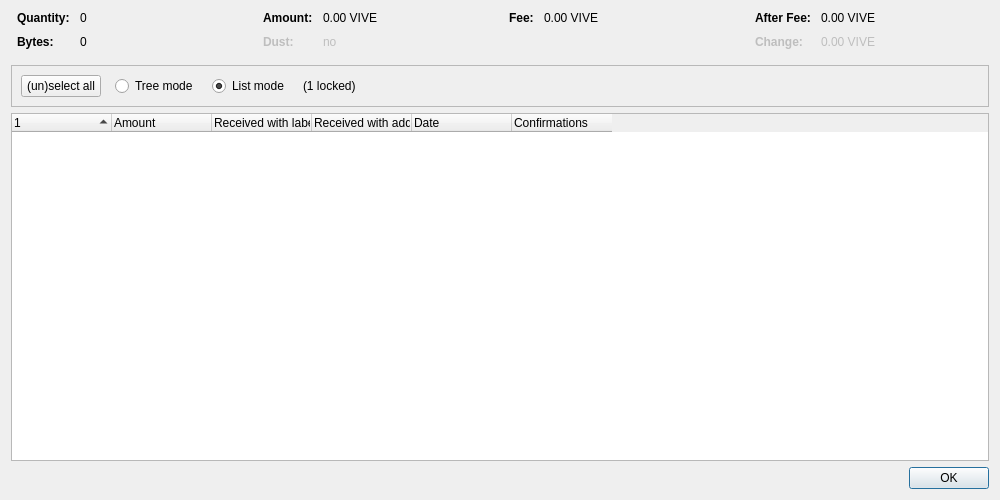
<?xml version="1.0" encoding="UTF-8"?>
<ui version="4.0">
 <class>CoinControlDialog</class>
 <widget class="QDialog" name="CoinControlDialog">
  <property name="geometry">
   <rect>
    <x>0</x>
    <y>0</y>
    <width>1000</width>
    <height>500</height>
   </rect>
  </property>
  <property name="windowTitle">
   <string>Coin Selection</string>
  </property>
  <layout class="QVBoxLayout" name="verticalLayout">
   <item>
    <layout class="QHBoxLayout" name="horizontalLayoutTop" stretch="0,0,0,0">
     <property name="topMargin">
      <number>0</number>
     </property>
     <property name="bottomMargin">
      <number>10</number>
     </property>
     <item>
      <layout class="QFormLayout" name="formLayoutCoinControl1">
       <property name="horizontalSpacing">
        <number>10</number>
       </property>
       <property name="verticalSpacing">
        <number>10</number>
       </property>
       <property name="leftMargin">
        <number>6</number>
       </property>
       <property name="rightMargin">
        <number>6</number>
       </property>
       <item row="0" column="0">
        <widget class="QLabel" name="labelCoinControlQuantityText">
         <property name="font">
          <font>
           <weight>75</weight>
           <bold>true</bold>
          </font>
         </property>
         <property name="text">
          <string>Quantity:</string>
         </property>
        </widget>
       </item>
       <item row="0" column="1">
        <widget class="QLabel" name="labelCoinControlQuantity">
         <property name="cursor">
          <cursorShape>IBeamCursor</cursorShape>
         </property>
         <property name="contextMenuPolicy">
          <enum>Qt::ActionsContextMenu</enum>
         </property>
         <property name="text">
          <string notr="true">0</string>
         </property>
         <property name="textInteractionFlags">
          <set>Qt::LinksAccessibleByMouse|Qt::TextSelectableByKeyboard|Qt::TextSelectableByMouse</set>
         </property>
        </widget>
       </item>
       <item row="1" column="0">
        <widget class="QLabel" name="labelCoinControlBytesText">
         <property name="font">
          <font>
           <weight>75</weight>
           <bold>true</bold>
          </font>
         </property>
         <property name="text">
          <string>Bytes:</string>
         </property>
        </widget>
       </item>
       <item row="1" column="1">
        <widget class="QLabel" name="labelCoinControlBytes">
         <property name="cursor">
          <cursorShape>IBeamCursor</cursorShape>
         </property>
         <property name="contextMenuPolicy">
          <enum>Qt::ActionsContextMenu</enum>
         </property>
         <property name="text">
          <string notr="true">0</string>
         </property>
         <property name="textInteractionFlags">
          <set>Qt::LinksAccessibleByMouse|Qt::TextSelectableByKeyboard|Qt::TextSelectableByMouse</set>
         </property>
        </widget>
       </item>
      </layout>
     </item>
     <item>
      <layout class="QFormLayout" name="formLayoutCoinControl2">
       <property name="horizontalSpacing">
        <number>10</number>
       </property>
       <property name="verticalSpacing">
        <number>10</number>
       </property>
       <property name="leftMargin">
        <number>6</number>
       </property>
       <property name="rightMargin">
        <number>6</number>
       </property>
       <item row="0" column="0">
        <widget class="QLabel" name="labelCoinControlAmountText">
         <property name="font">
          <font>
           <weight>75</weight>
           <bold>true</bold>
          </font>
         </property>
         <property name="text">
          <string>Amount:</string>
         </property>
        </widget>
       </item>
       <item row="0" column="1">
        <widget class="QLabel" name="labelCoinControlAmount">
         <property name="cursor">
          <cursorShape>IBeamCursor</cursorShape>
         </property>
         <property name="contextMenuPolicy">
          <enum>Qt::ActionsContextMenu</enum>
         </property>
         <property name="text">
          <string notr="true">0.00 VIVE</string>
         </property>
         <property name="textInteractionFlags">
          <set>Qt::LinksAccessibleByMouse|Qt::TextSelectableByKeyboard|Qt::TextSelectableByMouse</set>
         </property>
        </widget>
       </item>
       <item row="1" column="0">
        <widget class="QLabel" name="labelCoinControlLowOutputText">
         <property name="enabled">
          <bool>false</bool>
         </property>
         <property name="font">
          <font>
           <weight>75</weight>
           <bold>true</bold>
          </font>
         </property>
         <property name="text">
          <string>Dust:</string>
         </property>
        </widget>
       </item>
       <item row="1" column="1">
        <widget class="QLabel" name="labelCoinControlLowOutput">
         <property name="enabled">
          <bool>false</bool>
         </property>
         <property name="cursor">
          <cursorShape>IBeamCursor</cursorShape>
         </property>
         <property name="contextMenuPolicy">
          <enum>Qt::ActionsContextMenu</enum>
         </property>
         <property name="text">
          <string notr="true">no</string>
         </property>
         <property name="textInteractionFlags">
          <set>Qt::LinksAccessibleByMouse|Qt::TextSelectableByKeyboard|Qt::TextSelectableByMouse</set>
         </property>
        </widget>
       </item>
      </layout>
     </item>
     <item>
      <layout class="QFormLayout" name="formLayoutCoinControl3">
       <property name="horizontalSpacing">
        <number>10</number>
       </property>
       <property name="verticalSpacing">
        <number>10</number>
       </property>
       <property name="leftMargin">
        <number>6</number>
       </property>
       <property name="rightMargin">
        <number>6</number>
       </property>
       <item row="0" column="0">
        <widget class="QLabel" name="labelCoinControlFeeText">
         <property name="font">
          <font>
           <weight>75</weight>
           <bold>true</bold>
          </font>
         </property>
         <property name="text">
          <string>Fee:</string>
         </property>
        </widget>
       </item>
       <item row="0" column="1">
        <widget class="QLabel" name="labelCoinControlFee">
         <property name="cursor">
          <cursorShape>IBeamCursor</cursorShape>
         </property>
         <property name="contextMenuPolicy">
          <enum>Qt::ActionsContextMenu</enum>
         </property>
         <property name="text">
          <string notr="true">0.00 VIVE</string>
         </property>
         <property name="textInteractionFlags">
          <set>Qt::LinksAccessibleByMouse|Qt::TextSelectableByKeyboard|Qt::TextSelectableByMouse</set>
         </property>
        </widget>
       </item>
      </layout>
     </item>
     <item>
      <layout class="QFormLayout" name="formLayoutCoinControl4">
       <property name="horizontalSpacing">
        <number>10</number>
       </property>
       <property name="verticalSpacing">
        <number>10</number>
       </property>
       <property name="leftMargin">
        <number>6</number>
       </property>
       <property name="rightMargin">
        <number>6</number>
       </property>
       <item row="0" column="0">
        <widget class="QLabel" name="labelCoinControlAfterFeeText">
         <property name="font">
          <font>
           <weight>75</weight>
           <bold>true</bold>
          </font>
         </property>
         <property name="text">
          <string>After Fee:</string>
         </property>
        </widget>
       </item>
       <item row="0" column="1">
        <widget class="QLabel" name="labelCoinControlAfterFee">
         <property name="cursor">
          <cursorShape>IBeamCursor</cursorShape>
         </property>
         <property name="contextMenuPolicy">
          <enum>Qt::ActionsContextMenu</enum>
         </property>
         <property name="text">
          <string notr="true">0.00 VIVE</string>
         </property>
         <property name="textInteractionFlags">
          <set>Qt::LinksAccessibleByMouse|Qt::TextSelectableByKeyboard|Qt::TextSelectableByMouse</set>
         </property>
        </widget>
       </item>
       <item row="1" column="0">
        <widget class="QLabel" name="labelCoinControlChangeText">
         <property name="enabled">
          <bool>false</bool>
         </property>
         <property name="font">
          <font>
           <weight>75</weight>
           <bold>true</bold>
          </font>
         </property>
         <property name="text">
          <string>Change:</string>
         </property>
        </widget>
       </item>
       <item row="1" column="1">
        <widget class="QLabel" name="labelCoinControlChange">
         <property name="enabled">
          <bool>false</bool>
         </property>
         <property name="cursor">
          <cursorShape>IBeamCursor</cursorShape>
         </property>
         <property name="contextMenuPolicy">
          <enum>Qt::ActionsContextMenu</enum>
         </property>
         <property name="text">
          <string notr="true">0.00 VIVE</string>
         </property>
         <property name="textInteractionFlags">
          <set>Qt::LinksAccessibleByMouse|Qt::TextSelectableByKeyboard|Qt::TextSelectableByMouse</set>
         </property>
        </widget>
       </item>
      </layout>
     </item>
    </layout>
   </item>
   <item>
    <widget class="QFrame" name="frame">
     <property name="minimumSize">
      <size>
       <width>0</width>
       <height>40</height>
      </size>
     </property>
     <property name="frameShape">
      <enum>QFrame::StyledPanel</enum>
     </property>
     <property name="frameShadow">
      <enum>QFrame::Sunken</enum>
     </property>
     <layout class="QHBoxLayout" name="horizontalLayout">
      <item>
       <layout class="QHBoxLayout" name="horizontalLayoutPanel" stretch="0,0,0,0,0">
        <property name="spacing">
         <number>14</number>
        </property>
        <item>
         <widget class="QPushButton" name="pushButtonSelectAll">
          <property name="sizePolicy">
           <sizepolicy hsizetype="Maximum" vsizetype="Fixed">
            <horstretch>0</horstretch>
            <verstretch>0</verstretch>
           </sizepolicy>
          </property>
          <property name="text">
           <string>(un)select all</string>
          </property>
          <property name="autoDefault">
           <bool>false</bool>
          </property>
         </widget>
        </item>
        <item>
         <widget class="QRadioButton" name="radioTreeMode">
          <property name="sizePolicy">
           <sizepolicy hsizetype="Maximum" vsizetype="Fixed">
            <horstretch>0</horstretch>
            <verstretch>0</verstretch>
           </sizepolicy>
          </property>
          <property name="text">
           <string>Tree mode</string>
          </property>
         </widget>
        </item>
        <item>
         <widget class="QRadioButton" name="radioListMode">
          <property name="sizePolicy">
           <sizepolicy hsizetype="Maximum" vsizetype="Fixed">
            <horstretch>0</horstretch>
            <verstretch>0</verstretch>
           </sizepolicy>
          </property>
          <property name="text">
           <string>List mode</string>
          </property>
          <property name="checked">
           <bool>true</bool>
          </property>
         </widget>
        </item>
        <item>
         <widget class="QLabel" name="labelLocked">
          <property name="text">
           <string notr="true">(1 locked)</string>
          </property>
         </widget>
        </item>
        <item>
         <spacer name="horizontalSpacer">
          <property name="orientation">
           <enum>Qt::Horizontal</enum>
          </property>
          <property name="sizeHint" stdset="0">
           <size>
            <width>40</width>
            <height>20</height>
           </size>
          </property>
         </spacer>
        </item>
       </layout>
      </item>
     </layout>
    </widget>
   </item>
   <item>
    <widget class="CoinControlTreeWidget" name="treeWidget">
     <property name="contextMenuPolicy">
      <enum>Qt::CustomContextMenu</enum>
     </property>
     <property name="sortingEnabled">
      <bool>false</bool>
     </property>
     <property name="columnCount">
      <number>6</number>
     </property>
     <attribute name="headerShowSortIndicator" stdset="0">
      <bool>true</bool>
     </attribute>
     <attribute name="headerStretchLastSection">
      <bool>false</bool>
     </attribute>
     <column>
      <property name="text">
       <string/>
      </property>
     </column>
     <column>
      <property name="text">
       <string>Amount</string>
      </property>
     </column>
     <column>
      <property name="text">
       <string>Received with label</string>
      </property>
     </column>
     <column>
      <property name="text">
       <string>Received with address</string>
      </property>
     </column>
     <column>
      <property name="text">
       <string>Date</string>
      </property>
     </column>
     <column>
      <property name="text">
       <string>Confirmations</string>
      </property>
      <property name="toolTip">
       <string>Confirmed</string>
      </property>
     </column>
     <column>
      <property name="text">
       <string/>
      </property>
     </column>
     <column>
      <property name="text">
       <string/>
      </property>
     </column>
     <column>
      <property name="text">
       <string/>
      </property>
     </column>
     <column>
      <property name="text">
       <string/>
      </property>
     </column>
    </widget>
   </item>
   <item>
    <widget class="QDialogButtonBox" name="buttonBox">
     <property name="orientation">
      <enum>Qt::Horizontal</enum>
     </property>
     <property name="standardButtons">
      <set>QDialogButtonBox::Ok</set>
     </property>
    </widget>
   </item>
  </layout>
 </widget>
 <customwidgets>
  <customwidget>
   <class>CoinControlTreeWidget</class>
   <extends>QTreeWidget</extends>
   <header>qt/coincontroltreewidget.h</header>
  </customwidget>
 </customwidgets>
 <resources/>
 <connections/>
</ui>
